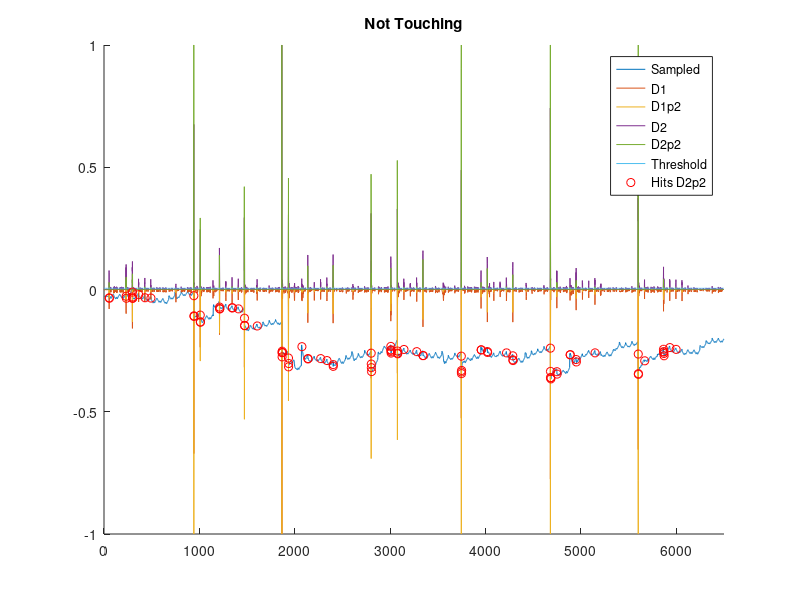
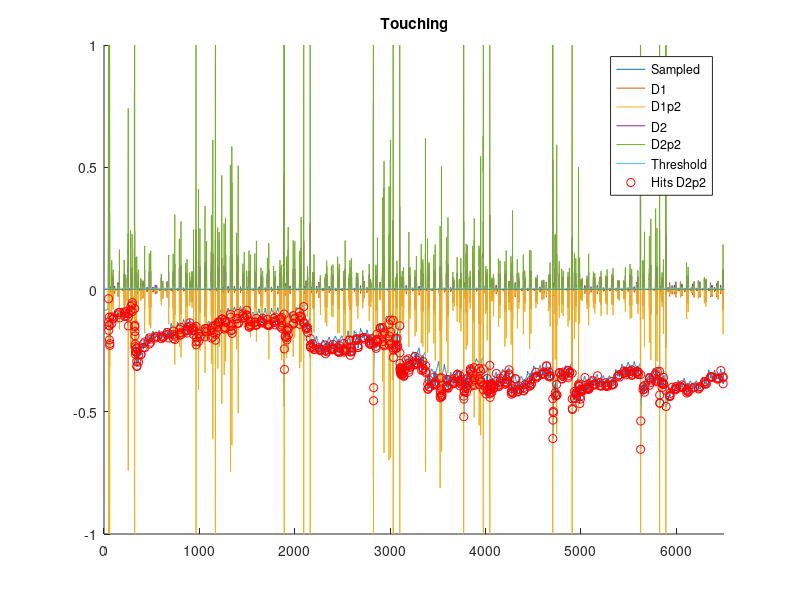

Write the MATLAB code that produced these figures, in order.

close all
clear all
% PlotSamples

%% SAMPLES
tchNSamps = csvread('NotTouching.csv');
tchYSamps = csvread('Touching.csv');
sampledLabel = {'Not Touching', 'Touching'};
sampled = {tchNSamps, tchYSamps};


processNsamples = 6500;
for i=1:length(sampled)
  sampled{i} = sampled{i}(1:processNsamples);
end

%% FILTERS 

bitsClamp = 32;
clampValue = 2^bitsClamp;

% First derivative
for i=1:length(sampled)
  sampledD1{i}                              = diff(sampled{i});
  sampledD1{i}(sampledD1{i}>0)              = 0;
  sampledD1{i}(sampledD1{i}>clampValue)     = clampValue;
end

% Second derivative
for i=1:length(sampled)
  sampledD2{i}                              = abs(diff(sampledD1{i}));
  sampledD2{i}(sampledD2{i}>clampValue)     = clampValue;
end

% Powers
for i=1:length(sampled)
  sampledD2p2{i}                            = sampledD2{i}.^2;
  sampledD2p2{i}(sampledD2p2{i}>clampValue) = clampValue;
  sampledD1p2{i}                            = sampledD1{i}.^2;
  sampledD1p2{i}(sampledD1p2{i}>clampValue) = clampValue;
  % Put it upside down (as only descending samples are being used from D1)
  sampledD1p2{i}                            = -sampledD1p2{i};
end



% Average
meanData = 1;
sampledMeanD2p2 = mean(sampledD2p2{meanData}(sampledD2p2{meanData}~=0));


% Normalize graphs
for i=1:length(sampled)
  zoomSamples = 4;
  normSampled{i}     = sampled{i}/(max(abs(sampled{i}))/zoomSamples) -zoomSamples;
  normSampledD1{i}   = sampledD1{i}/max(abs(sampledD1{i}));
  normSampledD1p2{i} = sampledD1p2{i}/max(abs(sampledD1p2{i}));
  normSampledD2{i}   = sampledD2{i}/max(abs(sampledD2{i}));
  normSampledD2p2{i} = sampledD2p2{i}/max(abs(sampledD2p2{i}));
end
normSampledMeanD2p2 = sampledMeanD2p2/max(abs(sampledD2p2{meanData}));


%% MARK HITS

thresholdD1 = 300;
transitD1 = 1;
for i=1:length(sampled)
  % Adjust position to match original samples length
  sampledD1{i}                    = [sampledD1{i} zeros(1, transitD1)];
  hitsD1{i}                       = sampledD1{i}>thresholdD1;
  hitsD1{i}                       = hitsD1{i}.*normSampled{i};
  hitsD1{i}(hitsD1{i}==0)         = NaN;
end

thresholdD2 = 1e4;
transitD2 = 2;
for i=1:length(sampled)
  % Adjust position to match original samples length
  sampledD2{i}                    = [sampledD2{i} zeros(1, transitD2)];
  hitsD2{i}                       = sampledD2{i}>thresholdD2;
  hitsD2{i}                       = hitsD2{i}.*normSampled{i};
  hitsD2{i}(hitsD2{i}==0)         = NaN;
end


thresholdD2p2 = 1.5*sampledMeanD2p2;
transitD2p2 = 2;
for i=1:length(sampled)
  % Adjust position to match original samples length
  sampledD2p2{i}                    = [zeros(1, transitD2p2) sampledD2p2{i}];
  hitsD2p2{i}                       = sampledD2p2{i}>thresholdD2p2;
  hitsD2p2{i}                       = hitsD2p2{i}.*normSampled{i};
  hitsD2p2{i}(hitsD2p2{i}==0)       = NaN;
end



%% PLOTS
filterLegends = {'Sampled', 'D1', 'D1p2', 'D2', 'D2p2', 'Threshold', 'Hits D2p2'};
for i=1:length(sampled)
  figure(i)
  axis([0 processNsamples -1 1])
  hold on
  title(sampledLabel{i})
  plot( normSampled{i} )
  
  plot( normSampledD1{i} )
  plot( normSampledD1p2{i} )
  plot( normSampledD2{i} )
  plot( normSampledD2p2{i} )

  plot( linspace(normSampledMeanD2p2, normSampledMeanD2p2, processNsamples) )
  plot( hitsD2p2{i}, 'or' )
  legend(filterLegends)
end


% figure()
% hold on
% for i=length(sampled):-1:1
%   plot(sampledD2{i})
%   plot(sampled{i}-mean(sampled{i}))
% end
% 
% 
% figure()
% hold on
% for i=length(sampled):-1:1
% 
%   sampledScaled2D2{i} = sampled{i}*( clampValue/max(sampled{i}) );
%   % plot(sampledScaled2D2{i}-mean(sampledScaled2D2{i}))
%   plot(sampledScaled2D2{i})
%   plot(sampledD2p2{i})
% end
